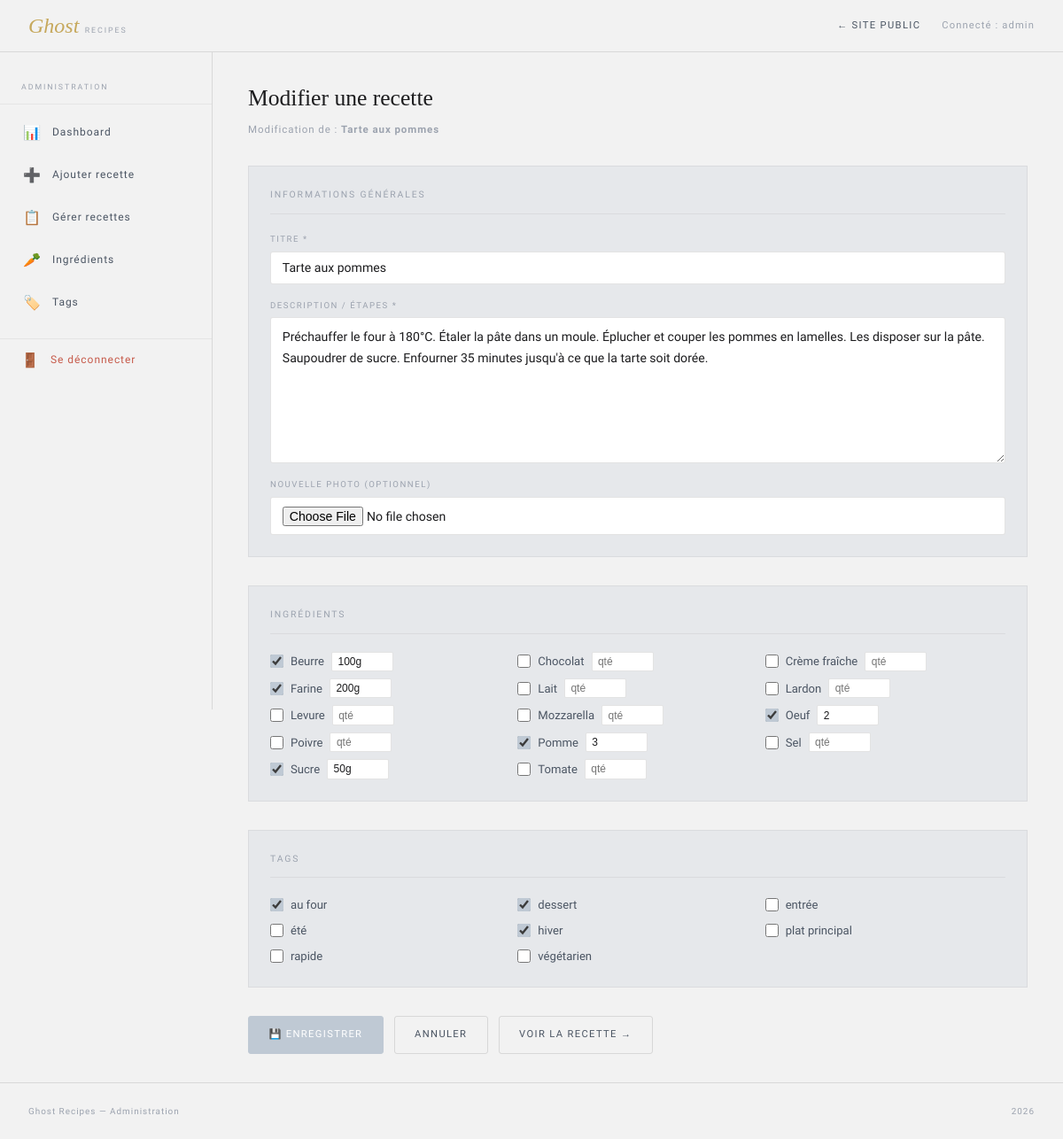
Page /admin/edit_recette.php?id=1 (signed in) on the committed database.
### tables this page shows
CREATE TABLE recette (
    id          INT AUTO_INCREMENT PRIMARY KEY,
    titre       VARCHAR(100) NOT NULL,
    description TEXT         NOT NULL,
    photo       VARCHAR(255),               
    created_at  DATETIME DEFAULT CURRENT_TIMESTAMP,
    updated_at  DATETIME DEFAULT CURRENT_TIMESTAMP ON UPDATE CURRENT_TIMESTAMP
);

CREATE TABLE ingredient (
    id  INT AUTO_INCREMENT PRIMARY KEY,
    nom VARCHAR(100) NOT NULL UNIQUE
);

CREATE TABLE recette_ingredient (
    recette_id    INT         NOT NULL,
    ingredient_id INT         NOT NULL,
    quantite      VARCHAR(50),              
    PRIMARY KEY (recette_id, ingredient_id),
    FOREIGN KEY (recette_id)    REFERENCES recette(id)    ON DELETE CASCADE,
    FOREIGN KEY (ingredient_id) REFERENCES ingredient(id) ON DELETE RESTRICT
);

CREATE TABLE tag (
    id  INT AUTO_INCREMENT PRIMARY KEY,
    nom VARCHAR(50) NOT NULL UNIQUE
);

### classes/Recette.php (called while the page is built, shortened)
<?php
class Recette extends Element {
    public static function getById($pdo, $id) {
        $stmt = $pdo->prepare("SELECT * FROM recette WHERE id = :id");
        $stmt->execute([':id' => $id]);
        return $stmt->fetch(PDO::FETCH_ASSOC);
    }
}
?>

### classes/Ingredient.php (called while the page is built, shortened)
<?php
class Ingredient extends Element {
    public static function getAll($pdo) {
        $stmt = $pdo->query("SELECT * FROM ingredient ORDER BY nom");
        return $stmt->fetchAll(PDO::FETCH_ASSOC);
    }
    public static function getByRecette($pdo, $recette_id) {
        $stmt = $pdo->prepare("
            SELECT i.id, i.nom, ri.quantite
            FROM ingredient i
            JOIN recette_ingredient ri ON i.id = ri.ingredient_id
            WHERE ri.recette_id = :rid
            ORDER BY i.nom
        ");
        $stmt->execute([':rid' => $recette_id]);
        return $stmt->fetchAll(PDO::FETCH_ASSOC);
    }
}
?>

### classes/Tag.php (called while the page is built, shortened)
<?php
class Tag extends Element {
    public static function getAll($pdo) {
        $stmt = $pdo->query("SELECT * FROM tag ORDER BY nom");
        return $stmt->fetchAll(PDO::FETCH_ASSOC);
    }
    public static function getByRecette($pdo, $recette_id) {
        $stmt = $pdo->prepare("
            SELECT t.id, t.nom
            FROM tag t
            JOIN recette_tag rt ON t.id = rt.tag_id
            WHERE rt.recette_id = :rid
            ORDER BY t.nom
        ");
        $stmt->execute([':rid' => $recette_id]);
        return $stmt->fetchAll(PDO::FETCH_ASSOC);
    }
}
?>

### admin/edit_recette.php (the view, shortened to what this page needs)
<?php
require_once "../config/db.php";
require_once "../classes/Recette.php";
require_once "../classes/Ingredient.php";
require_once "../classes/Tag.php";
$id = isset($_GET['id']) ? (int)$_GET['id'] : 0;
$recette = Recette::getById($pdo, $id);
$tags_actuels = array_column(Tag::getByRecette($pdo, $id), 'id');
$ings_actuels = Ingredient::getByRecette($pdo, $id);
$ings_actuels_map = [];
foreach ($ings_actuels as $ing) {
    $ings_actuels_map[$ing['id']] = $ing['quantite'];
}
$tous_ingredients = Ingredient::getAll($pdo);
$tous_tags        = Tag::getAll($pdo);
require_once "header_admin.php";
?>
<h1 class="admin-title">Modifier une recette</h1>
<p class="admin-sub">Modification de : <strong><?= htmlspecialchars($recette['titre']) ?></strong></p>
<form method="POST" action="edit_recette.php?id=<?= $id ?>" enctype="multipart/form-data">
    <div class="form-section">
        <div class="form-section-title">Informations générales</div>
        <div class="form-grid">
            <div class="form-group full">
                <label class="form-label" for="titre">Titre *</label>
                <input class="form-input" type="text" id="titre" name="titre"
                       value="<?= htmlspecialchars($recette['titre']) ?>" required>
            </div>
            <div class="form-group full">
                <label class="form-label" for="description">Description / Étapes *</label>
                <textarea class="form-textarea" id="description" name="description" rows="6" required><?= htmlspecialchars($recette['description']) ?></textarea>
            </div>
            <div class="form-group full">
                <label class="form-label" for="photo">Nouvelle photo (optionnel)</label>
                <input class="form-input" type="file" id="photo" name="photo" accept="image/*">
            </div>
        </div>
    </div>
    <div class="form-section">
        <div class="form-section-title">Ingrédients</div>
        <div class="checkboxes-grid">
            <?php foreach ($tous_ingredients as $ing): ?>
                <div class="checkbox-item">
                    <div class="checkbox-with-qty">
                        <input type="checkbox" name="ingredients[]"
                               value="<?= $ing['id'] ?>"
                               id="ing_<?= $ing['id'] ?>"
                               <?= isset($ings_actuels_map[$ing['id']]) ? 'checked' : '' ?>>
                        <label for="ing_<?= $ing['id'] ?>"><?= htmlspecialchars($ing['nom']) ?></label>
                        <input type="text" name="quantite[<?= $ing['id'] ?>]"
                               placeholder="qté"
                               value="<?= htmlspecialchars($ings_actuels_map[$ing['id']] ?? '') ?>">
                    </div>
                </div>
            <?php endforeach; ?>
        </div>
    </div>
    <div class="form-section">
        <div class="form-section-title">Tags</div>
        <div class="checkboxes-grid">
            <?php foreach ($tous_tags as $tag): ?>
                <div class="checkbox-item">
                    <input type="checkbox" name="tags[]"
                           value="<?= $tag['id'] ?>"
                           id="tag_<?= $tag['id'] ?>"
                           <?= in_array($tag['id'], $tags_actuels) ? 'checked' : '' ?>>
                    <label for="tag_<?= $tag['id'] ?>"><?= htmlspecialchars($tag['nom']) ?></label>
                </div>
            <?php endforeach; ?>
        </div>
    </div>
    <div class="btn-row">
        <button type="submit" class="btn btn-primary">💾 Enregistrer</button>
        <a href="list_recettes.php" class="btn btn-ghost">Annuler</a>
        <a href="../recette.php?id=<?= $id ?>" class="btn btn-ghost" target="_blank">Voir la recette →</a>
    </div>
</form>
<?php require_once "footer_admin.php"; ?>

### public/css/style.css (style rules this page uses)
:root { --bg: #F2F2F2; --bg2: #E6E8EB; --bg3: #DDE3EA; --surface: #FFFFFF; --surface2: #F7F7F8; --border: rgba(30, 30, 30, 0.06); --border2: rgba(30, 30, 30, 0.12); --text: #1C1C1E; --text2: #4B5563; --text3: #9CA3AF; --rose: #BFC9D4; --rose2: #94A3B8; --rose-bg: rgba(191, 201, 212, 0.15); --gold: #C6A85C; --gold2: #A88C3F; --gold-bg: rgba(198, 168, 92, 0.12); --red: #C65A4A; --red-bg: rgba(198, 90, 74, 0.12); --green: #5F8F7B; --green-bg: rgba(95, 143, 123, 0.12); }
* { box-sizing: border-box; margin: 0; padding: 0; }
body { background: var(--bg); color: var(--text); font-family: 'Source Sans 3', sans-serif; font-weight: 300; line-height: 1.6; min-height: 100vh; }
a { text-decoration: none; color: inherit; }
button { cursor: pointer; background: none; border: none; font: inherit; color: inherit; }
.admin-title { font-family: 'Playfair Display', serif; font-size: 1.6rem; font-weight: 400; margin-bottom: 0.3rem; }
.admin-sub { font-size: 0.72rem; color: var(--text3); letter-spacing: 0.08em; margin-bottom: 2rem; }
.form-section { background: var(--bg2); border: 1px solid var(--border); padding: 1.5rem; margin-bottom: 2rem; }
.form-section-title { font-size: 0.65rem; letter-spacing: 0.18em; text-transform: uppercase; color: var(--text3); margin-bottom: 1.25rem; padding-bottom: 0.75rem; border-bottom: 1px solid var(--border); }
.form-grid { display: grid; grid-template-columns: 1fr 1fr; gap: 1rem; }
.form-group { display: flex; flex-direction: column; gap: 0.4rem; }
.form-group.full { grid-column: span 2; }
.form-label { font-size: 0.6rem; letter-spacing: 0.16em; text-transform: uppercase; color: var(--text3); }
.form-input, .form-textarea, .form-select { background: var(--surface); border: 1px solid var(--border2); border-radius: 3px; padding: 0.6rem 0.8rem; font-size: 0.88rem; color: var(--text); outline: none; font-family: inherit; width: 100%; }
.form-input::placeholder, .form-textarea::placeholder { color: var(--text3); }
.form-textarea { resize: vertical; min-height: 120px; line-height: 1.7; }
.checkboxes-grid { display: grid; grid-template-columns: repeat(3, 1fr); gap: 0.5rem; }
.checkbox-item { display: flex; align-items: center; gap: 0.5rem; font-size: 0.82rem; color: var(--text2); }
.checkbox-item input[type="checkbox"] { accent-color: var(--rose); width: 15px; height: 15px; }
.checkbox-with-qty { display: flex; align-items: center; gap: 0.5rem; }
.checkbox-with-qty input[type="text"] { width: 70px; background: var(--surface); border: 1px solid var(--border2); border-radius: 2px; padding: 0.2rem 0.4rem; font-size: 0.75rem; color: var(--text); outline: none; }
.btn { font-size: 0.7rem; letter-spacing: 0.12em; text-transform: uppercase; padding: 0.7rem 1.4rem; border-radius: 3px; display: inline-flex; align-items: center; gap: 0.5rem; }
.btn-primary { background: var(--rose); color: #fff; border: 1px solid var(--rose); }
.btn-ghost { background: transparent; color: var(--text2); border: 1px solid var(--border2); }
.btn-row { display: flex; gap: 0.75rem; margin-top: 1.5rem; flex-wrap: wrap; }

### rows in the picture
recette: titre "Tarte aux pommes", description "Préchauffer le four à 180°C. Étaler la pâte dans un moule. Éplucher et couper les pommes en lamelles. Les disposer sur la pâte. Saupoudrer de sucre. Enfourner 35 minutes jusqu'à ce que la tarte soit dorée."
ingredient: id "☑", nom "Beurre", id.quantite "100g"
ingredient: nom "Chocolat"
ingredient: nom "Crème fraîche"
ingredient: id "☑", nom "Farine", id "200g"
ingredient: nom "Lait"
ingredient: nom "Lardon"
ingredient: nom "Levure"
ingredient: nom "Mozzarella"
ingredient: id "☑", nom "Oeuf", id "2"
ingredient: nom "Poivre"
ingredient: id "☑", nom "Pomme", id "3"
ingredient: nom "Sel"
ingredient: id "☑", nom "Sucre", id "50g"
ingredient: nom "Tomate"
tag: id "☑", nom "au four"
tag: id "☑", nom "dessert"
tag: nom "entrée"
tag: nom "été"
tag: id "☑", nom "hiver"
tag: nom "plat principal"
tag: nom "rapide"
tag: nom "végétarien"

### other values in the picture
$_SESSION['login'] "admin"
